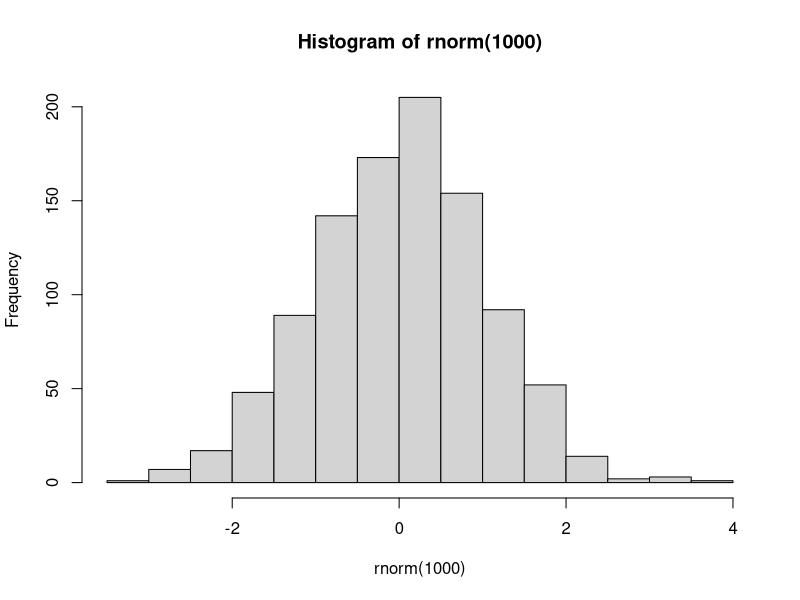

R code for this plot:
## ---- chunk 1
hist(rnorm(1000))
